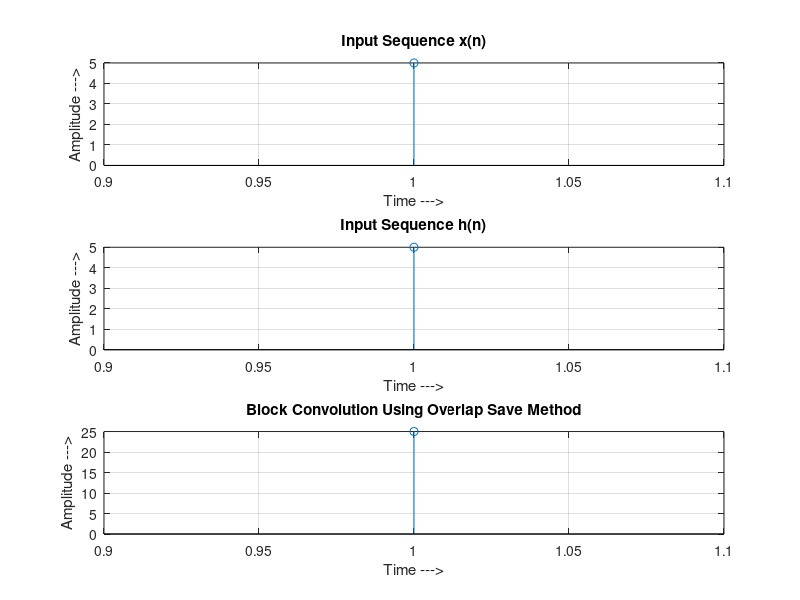

Source code (MATLAB):
clc;
clear all;
x = input('Enter the sequence x(n) = ');
h = input('Enter the sequence h(n) = ');
n1 = length(x);
n2 = length(h);
N = n1+n2-1;
h1 = [h zeros(1,N-n1)];
n3 = length(h1);
y = zeros(1,N);
x1 = [zeros(1,n3-n2) x zeros(1,n3)];
H = fft(h1);
for i = 1:n2:N
y1 = x1(i:i+(2*(n3-n2)));
y2 = fft(y1);
y3 = y2.*H;
y4 = round(ifft(y3));
y(i:(i+n3-n2)) = y4(n2:n3);
end
subplot(3,1,1);
stem(x(1:n1));
grid on;
title('Input Sequence x(n)');
xlabel('Time --->');
ylabel('Amplitude --->');
subplot(3,1,2);
stem(h(1:n2));
grid on;
title('Input Sequence h(n)');
xlabel('Time --->');
ylabel('Amplitude --->');
subplot(3,1,3);
disp('Block Convolution Using Overlap Save Method = ');
disp(y(1:N));
stem(y(1:N));
grid on;
title('Block Convolution Using Overlap Save Method');
xlabel('Time --->');
ylabel('Amplitude --->');